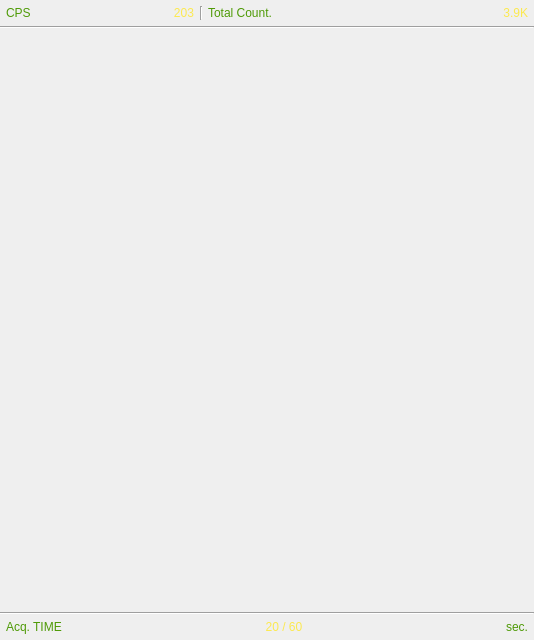
<?xml version="1.0" encoding="UTF-8"?>
<ui version="4.0">
 <class>CalibrationScreen</class>
 <widget class="QWidget" name="CalibrationScreen">
  <property name="geometry">
   <rect>
    <x>0</x>
    <y>0</y>
    <width>534</width>
    <height>640</height>
   </rect>
  </property>
  <property name="windowTitle">
   <string>Form</string>
  </property>
  <layout class="QGridLayout" name="gridLayout_2" columnstretch="3,0,5">
   <property name="leftMargin">
    <number>0</number>
   </property>
   <property name="topMargin">
    <number>6</number>
   </property>
   <property name="rightMargin">
    <number>0</number>
   </property>
   <property name="bottomMargin">
    <number>6</number>
   </property>
   <property name="horizontalSpacing">
    <number>0</number>
   </property>
   <property name="verticalSpacing">
    <number>6</number>
   </property>
   <item row="2" column="0" colspan="3">
    <widget class="HwSpectrumView" name="chart" native="true">
     <property name="sizePolicy">
      <sizepolicy hsizetype="Preferred" vsizetype="Preferred">
       <horstretch>0</horstretch>
       <verstretch>1</verstretch>
      </sizepolicy>
     </property>
     <property name="font">
      <font>
       <pointsize>4</pointsize>
      </font>
     </property>
    </widget>
   </item>
   <item row="0" column="1">
    <widget class="Line" name="hline1">
     <property name="sizePolicy">
      <sizepolicy hsizetype="Fixed" vsizetype="Preferred">
       <horstretch>0</horstretch>
       <verstretch>0</verstretch>
      </sizepolicy>
     </property>
     <property name="minimumSize">
      <size>
       <width>2</width>
       <height>0</height>
      </size>
     </property>
     <property name="maximumSize">
      <size>
       <width>2</width>
       <height>16777215</height>
      </size>
     </property>
     <property name="orientation">
      <enum>Qt::Vertical</enum>
     </property>
    </widget>
   </item>
   <item row="3" column="0" colspan="3">
    <widget class="Line" name="vline2">
     <property name="sizePolicy">
      <sizepolicy hsizetype="Preferred" vsizetype="Fixed">
       <horstretch>0</horstretch>
       <verstretch>0</verstretch>
      </sizepolicy>
     </property>
     <property name="minimumSize">
      <size>
       <width>0</width>
       <height>2</height>
      </size>
     </property>
     <property name="maximumSize">
      <size>
       <width>16777215</width>
       <height>2</height>
      </size>
     </property>
     <property name="orientation">
      <enum>Qt::Horizontal</enum>
     </property>
    </widget>
   </item>
   <item row="4" column="0" colspan="3">
    <layout class="QHBoxLayout" name="layoutAcq">
     <property name="leftMargin">
      <number>6</number>
     </property>
     <property name="topMargin">
      <number>0</number>
     </property>
     <property name="rightMargin">
      <number>6</number>
     </property>
     <item>
      <widget class="QLabel" name="acqTime">
       <property name="styleSheet">
        <string notr="true">color: rgb(78, 154, 6);</string>
       </property>
       <property name="text">
        <string>Acq. TIME</string>
       </property>
       <property name="wordWrap">
        <bool>false</bool>
       </property>
      </widget>
     </item>
     <item>
      <widget class="QLabel" name="acqCounter">
       <property name="sizePolicy">
        <sizepolicy hsizetype="Expanding" vsizetype="Preferred">
         <horstretch>0</horstretch>
         <verstretch>0</verstretch>
        </sizepolicy>
       </property>
       <property name="styleSheet">
        <string notr="true">color: rgb(252, 233, 79);</string>
       </property>
       <property name="text">
        <string>20 / 60</string>
       </property>
       <property name="alignment">
        <set>Qt::AlignCenter</set>
       </property>
      </widget>
     </item>
     <item>
      <widget class="QLabel" name="acqSec">
       <property name="styleSheet">
        <string notr="true">color: rgb(78, 154, 6);</string>
       </property>
       <property name="text">
        <string>sec.</string>
       </property>
       <property name="alignment">
        <set>Qt::AlignRight|Qt::AlignTrailing|Qt::AlignVCenter</set>
       </property>
      </widget>
     </item>
    </layout>
   </item>
   <item row="0" column="0">
    <layout class="QHBoxLayout" name="layoutCps">
     <property name="leftMargin">
      <number>6</number>
     </property>
     <property name="rightMargin">
      <number>6</number>
     </property>
     <item>
      <widget class="QLabel" name="tvCps">
       <property name="styleSheet">
        <string notr="true">color: rgb(78, 154, 6);</string>
       </property>
       <property name="text">
        <string>CPS</string>
       </property>
      </widget>
     </item>
     <item>
      <widget class="QLabel" name="cps">
       <property name="styleSheet">
        <string notr="true">color: rgb(252, 233, 79);</string>
       </property>
       <property name="text">
        <string>203</string>
       </property>
       <property name="alignment">
        <set>Qt::AlignRight|Qt::AlignTrailing|Qt::AlignVCenter</set>
       </property>
      </widget>
     </item>
    </layout>
   </item>
   <item row="1" column="0" colspan="3">
    <widget class="Line" name="vline1">
     <property name="sizePolicy">
      <sizepolicy hsizetype="Expanding" vsizetype="Fixed">
       <horstretch>0</horstretch>
       <verstretch>0</verstretch>
      </sizepolicy>
     </property>
     <property name="minimumSize">
      <size>
       <width>0</width>
       <height>2</height>
      </size>
     </property>
     <property name="maximumSize">
      <size>
       <width>16777215</width>
       <height>2</height>
      </size>
     </property>
     <property name="orientation">
      <enum>Qt::Horizontal</enum>
     </property>
    </widget>
   </item>
   <item row="0" column="2">
    <layout class="QHBoxLayout" name="layoutCount">
     <property name="leftMargin">
      <number>6</number>
     </property>
     <property name="rightMargin">
      <number>6</number>
     </property>
     <item>
      <widget class="QLabel" name="tvCount">
       <property name="styleSheet">
        <string notr="true">color: rgb(78, 154, 6);</string>
       </property>
       <property name="text">
        <string>Total Count.</string>
       </property>
      </widget>
     </item>
     <item>
      <widget class="QLabel" name="count">
       <property name="styleSheet">
        <string notr="true">color: rgb(252, 233, 79);</string>
       </property>
       <property name="text">
        <string>3.9K</string>
       </property>
       <property name="alignment">
        <set>Qt::AlignRight|Qt::AlignTrailing|Qt::AlignVCenter</set>
       </property>
      </widget>
     </item>
    </layout>
   </item>
  </layout>
 </widget>
 <customwidgets>
  <customwidget>
   <class>HwSpectrumView</class>
   <extends>QWidget</extends>
   <header>widget/HwSpectrumView.h</header>
   <container>1</container>
  </customwidget>
 </customwidgets>
 <resources/>
 <connections/>
</ui>
